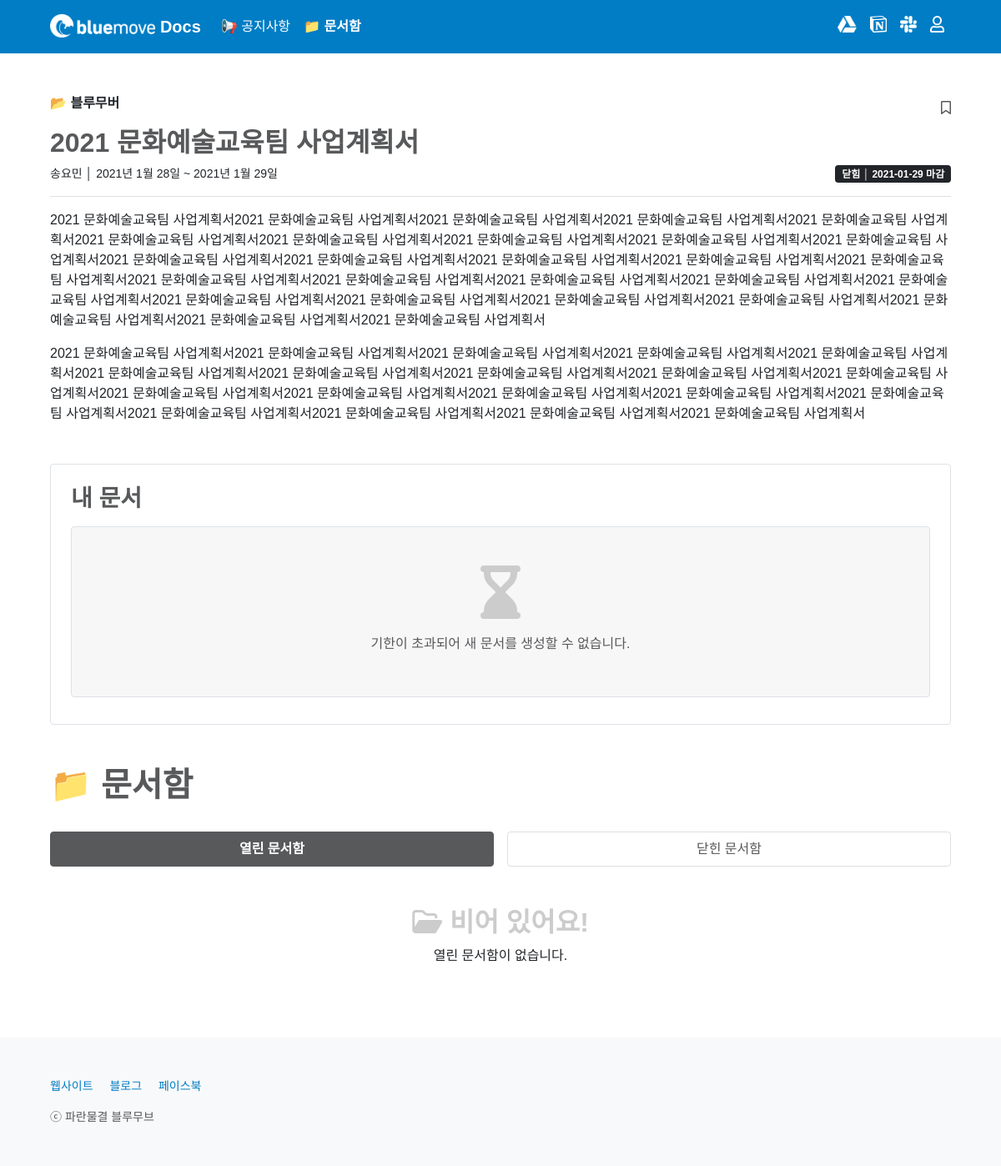
Before: /box/8/ with the older database file.
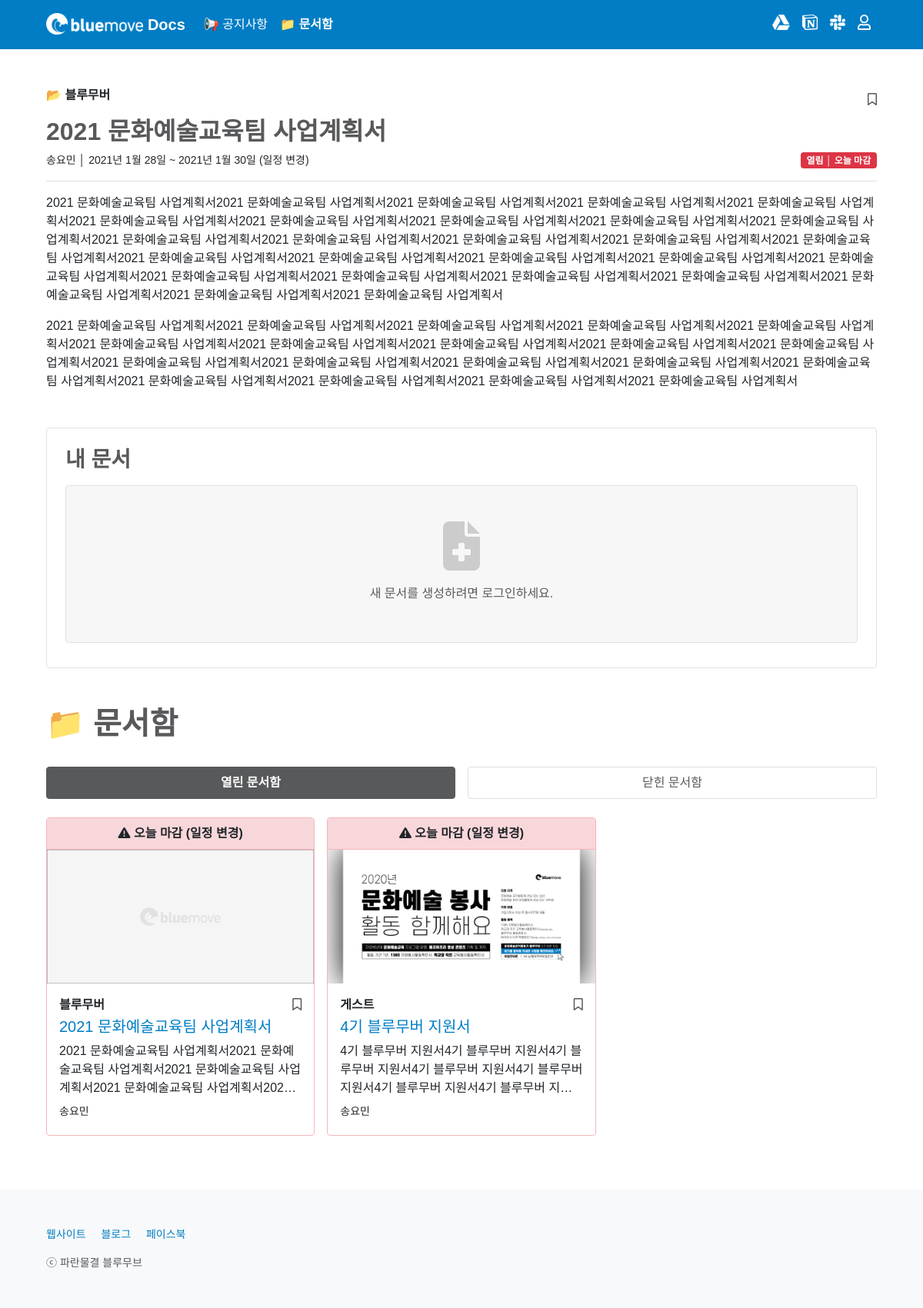
After: the same page with the newer database file.
### box/models.py (models this page shows, shortened)
class Box(models.Model):
    CATEGORY_CHOICES = {
        ('bluemover', '블루무버'),
        ('guest', '게스트'),
    }
    title = models.CharField(max_length = 50)
    writer = models.ForeignKey(User, on_delete=models.CASCADE)
    category = models.CharField(max_length = 50, choices = CATEGORY_CHOICES)
    document_id = models.CharField(max_length = 300)
    channel_id = models.CharField(max_length = 50)
    deadline = models.DateField()
    deadline_update_flag = models.BooleanField(default = False)
    content = RichTextField()
    content_update_flag = models.BooleanField(default = False)
    image = models.ImageField(upload_to='images/', null = True, blank = True)
    created_at = models.DateField(auto_now_add = True)
    updated_at = models.DateField(auto_now = True)
    box_favorite_user_set = models.ManyToManyField(User, blank = True, related_name="box_favorite_user_set", through="Favorite")
    @property
    def deadline_is_yet_to_come(self):
        return datetime.date.today() + datetime.timedelta(days = 2) <= self.deadline
    @property
    def deadline_is_tomorrow(self):
        return datetime.date.today() + datetime.timedelta(days = 1) == self.deadline
    @property
    def deadline_is_today(self):
        return datetime.date.today() == self.deadline
    @property
    def deadline_is_over(self):
        return datetime.date.today() > self.deadline

### box/views.py (the view)
# urls.py: path('<int:id>/', read, name='read'),
def read(request, id):
    if request.user.is_authenticated:
        profile = Profile.objects.get(user=request.user)
        if not profile.info_update_flag == True:
            return redirect('users:write_info', request.user.id)
        else:
            None
    else:
        None
    box = Box.objects.get(pk=id)
    opened_boxes = Box.objects.filter(deadline__gte=datetime.date.today()).order_by('deadline')
    closed_boxes = Box.objects.filter(deadline__lt=datetime.date.today()).order_by('deadline')
    page = request.GET.get('page', 1)
    opened_paginator = Paginator(opened_boxes, 9)
    closed_paginator = Paginator(closed_boxes, 9)
    try:
        opened_boxes = opened_paginator.page(page)
        closed_boxes = closed_paginator.page(page)
    except PageNotAnInteger:
        opened_boxes = opened_paginator.page(1)
        closed_boxes = closed_paginator.page(1)
    except EmptyPage:
        opened_boxes = opened_paginator.page(opened_paginator.num_pages)
        closed_boxes = closed_paginator.page(closed_paginator.num_pages)
    if request.user.is_authenticated:
        if request.user == box.writer:
            all_docs = box.docs.filter(Q(submit_flag=True) & Q(reject_flag=False) & Q(return_flag=False)).order_by('-id')
            for doc in all_docs:
                if doc.user.profile.level == 'bluemover':
                    doc_src = "https://docs.google.com/document/d/" + doc.file_id
                    r = requests.get(doc_src)
                    if not r.status_code == 200:
                        doc.delete()
                        return redirect('box:read', id=doc.box.id)
                    else:
                        None
                else:
                    None
        else:
            all_docs = box.docs.filter(user=request.user)
            for doc in all_docs:
                if doc.user.profile.level == 'bluemover':
                    doc_src = "https://docs.google.com/document/d/" + doc.file_id
                    r = requests.get(doc_src)
                    if not r.status_code == 200:
                        doc.delete()
                        return redirect('box:read', id=doc.box.id)
                    else:
                        None
                else:
                    None
    else:
        all_docs = None
    return render(request, 'box/read.html', {'box': box, 'opened_boxes': opened_boxes, 'closed_boxes': closed_boxes, 'all_docs': all_docs})

### box/templates/box/read.html (shortened to what this page needs)
{% extends 'base.html' %}
{% block content %}
{% include 'shared/_navbar4box.html' %}
<main class="px-2 px-md-5">
    <div class="container-md my-5">
        <div class="d-flex align-items-sm-center justify-content-between">
            <p style="font-weight: 600;">
                {% if box.category == 'bluemover' %}
                    📂 블루무버
                {% elif box.category == 'guest' %}
                    📂 게스트
                {% else %}
                    📂 알 수 없음
                {% endif %}
            </p>
            {% if user.is_authenticated %}
            <a class="bookmark" href="{% url 'box:box_favorite' box.id %}?next={{ request.path }}">
                {% if user in box.box_favorite_user_set.all %}
                <p class="mb-0 ps-2"><i class="fas fa-bookmark"></i></p>
                {% else %}
                <p class="mb-0 ps-2"><i class="far fa-bookmark"></i></p>
                {% endif %}
            </a>
            {% else %}
            <a type="button" class="bookmark" data-bs-toggle="modal" data-bs-target="#listloginModal">
                <p class="mb-1"><i class="far fa-bookmark"></i></p>
            </a>
            {% endif %}
        </div>
        <h2 style="font-weight: 600; color: #58595B; word-break: break-word; overflow: hidden; text-overflow: ellipsis; display: -webkit-box; -webkit-line-clamp: 3; -webkit-box-orient: vertical;">{{ box.title }}</h2>
        <div class="d-flex justify-content-sm-between" id="boxBadge4Large">
            <small>
                {{ box.writer.last_name }}{{ box.writer.first_name }}
                │
                {% if box.deadline_update_flag %}
                {{ box.created_at }} ~ {{ box.deadline }} (일정 변경)
                {% else %}
                {{ box.created_at }} ~ {{ box.deadline }}
                {% endif %}
            </small>
            <div class="d-flex align-items-stretch">
                {% if box.deadline_is_yet_to_come %}
                <span class="badge bg-primary">열림 │ {{ box.days_left_until_deadline.days }}일 후 마감</span>
                {% elif box.deadline_is_tomorrow %}
                <span class="badge bg-warning text-dark">열림 │ 내일 마감</span>
                {% elif box.deadline_is_today %}
                <span class="badge bg-danger">열림 │ 오늘 마감</span>
                {% elif box.deadline_is_over %}
                <span class="badge bg-dark">닫힘 │ {{ box.deadline|date:'Y-m-d' }} 마감</span>
                {% endif %}
            </div>
        </div>
        <hr class="text-black-50">
        <div style="word-break: break-word;">{{ box.content|safe }}</div>
    </div>
    {% if not user.is_authenticated %}
    <div class="container-md">
        <div class="container-md border rounded px-sm-4 px-3 py-4">
            <div class="d-flex justify-content-between">
                <h3 class="mb-3" style="font-weight: 600; color: #58595B;">내 문서</h3>
            </div>
            <div class="container-md border rounded text-center mb-2" style="background-color: rgba(0,0,0,.03); padding-top: 2rem; padding-bottom: 3.2rem;">
                {% if box.deadline_is_over %}
                    <span style="color: #CCCCCC; font-size: 4rem;"><i class="fas fa-hourglass-end"></i></span><br>
                    <span style="color: #58595B;">기한이 초과되어 새 문서를 생성할 수 없습니다.</span>
                {% else %}
                    <span style="color: #CCCCCC; font-size: 4rem;"><i class="fas fa-file-medical"></i></span><br>
                    <span style="color: #58595B;">새 문서를 생성하려면 로그인하세요.</span>
                {% endif %}
            </div>
        </div>
    </div>
    {% endif %}
    <div class="container-md mt-5">
        <h1 class="mb-4" style="font-weight: 600; color: #58595B;">📁 문서함</h1>
        {% include 'shared/_boxcard.html' %}
    </div>
</main>
{% endblock %}

### home/templates/base.html (shortened to what this page needs)
{% load static %}
<!doctype html>
<html lang="ko">
    <head>
        <link href="/static/css/font.css" rel="stylesheet">
        <link href="https://cdn.jsdelivr.net/npm/bootstrap@5.0.0-beta1/dist/css/bootstrap.min.css" rel="stylesheet">
    </head>
    <body>
        {% block content %}{% endblock %}
        <footer class="bd-footer px-2 py-3 p-md-5 bg-light text-center text-md-start" style="position: sticky; margin-top: 70px;">
            <div class="container-md">
                <small>
                    <ul class="bd-footer-links ps-0 mb-3">
                        <li class="d-inline-block"><a href="https://bluemove.or.kr:451" target="_blank">웹사이트</a></li>
                        <li class="d-inline-block ms-3"><a href="https://blog.naver.com/bluewavebluemove" target="_blank">블로그</a></li>
                        <li class="d-inline-block ms-3"><a href="https://fb.com/bwbluemove" target="_blank">페이스북</a></li>
                    </ul>
                    <p class="mb-0" style="color: #58595B;">ⓒ 파란물결 블루무브</p>
                </small>
            </div>
        </footer>
    </body>
</html>

### home/templates/shared/_navbar4box.html (shortened to what this page needs)
<header>
    <nav class="navbar navbar-expand-md navbar-dark px-2 px-md-5">
        <div class="container-md">
            <a class="navbar-brand" href="{% url 'home:home' %}" style="font-weight: 600;">
                <img src="/static/images/bluemovelogo.png" alt="블루무브" height="28" class="d-inline-block align-top">
                Docs
            </a>
            <div class="collapse navbar-collapse" id="navbarSupportedContent">
                <ul class="navbar-nav flex-row flex-wrap bd-navbar-nav pt-2 py-md-0">
                    <li class="nav-item col-6 col-md-auto">
                        <a class="nav-link p-2" href="{% url 'notice:main' %}">📢 공지사항</a>
                    </li>
                    <li class="nav-item col-6 col-md-auto">
                        <a class="nav-link p-2 active" aria-current="page" href="{% url 'box:main' %}">📁 문서함</a>
                    </li>
                </ul>
                {% include 'shared/_navbarside.html' %}
            </div>
        </div>
      </nav>
</header>

### home/templates/shared/_navbarside.html (shortened to what this page needs)
<ul class="navbar-nav flex-row flex-wrap ms-md-auto mb-2">
    <li class="nav-item col-6 col-md-auto">
        <a class="nav-link p-2" href="http://drive.bluemove.or.kr" target="_blank" rel="noopener">
            <img src="/static/images/googledrivelogo.png" alt="구글 드라이브" title="구글 드라이브" height="20" class="d-inline-block">
        </a>
    </li>
    <li class="nav-item col-6 col-md-auto">
        <a class="nav-link p-2" href="https://notion.so/bluemove" target="_blank" rel="noopener">
            <img src="/static/images/notionlogo.png" alt="노션" title="노션" height="20" class="d-inline-block">
        </a>
    </li>
    <li class="nav-item col-6 col-md-auto">
        <a class="nav-link p-2" href="https://bwbluemove.slack.com" target="_blank" rel="noopener">
            <img src="/static/images/slacklogo.png" alt="슬랙" title="슬랙" height="20" class="d-inline-block">
        </a>
    </li>
    {% if not user.is_authenticated %}
    <li class="nav-item col-6 col-md-auto">
        <a class="nav-link p-2" href="{% url 'account_login' %}?next={{ request.path }}">
            <img src="/static/images/account_notauth.png" alt="로그인" title="로그인" height="20" class="d-inline-block">
        </a>
    </li>
    {% endif %}
</ul>

### home/templates/shared/_boxcard.html (shortened to what this page needs)
<div class="pt-2">
    <ul class="nav nav-pills mb-3 nav-justified gap-3" id="pills-tab" role="tablist">
        <li class="nav-item mb-2" id="forBoxCSS" role="presentation">
            <a class="nav-link active" id="pills-opened-tab" data-bs-toggle="pill" href="#pills-opened" role="tab" aria-controls="pills-opened" aria-selected="true">열린 문서함</a>
        </li>
        <li class="nav-item mb-2" id="forBoxCSS" role="presentation">
            <a class="nav-link" id="pills-closed-tab" data-bs-toggle="pill" href="#pills-closed" role="tab" aria-controls="pills-closed" aria-selected="false">닫힌 문서함</a>
        </li>
    </ul>
</div>
<div class="tab-content" id="pills-tabContent">
    <div class="tab-pane fade show active" id="pills-opened" role="tabpanel" aria-labelledby="pills-opened-tab">
        <div class="row row-cols-1 row-cols-lg-3 row-cols-md-2 g-3" id="insideOpenedTab">
            {% for box in opened_boxes %}
            {% if box.deadline_is_over %}
            <div style="display: none;">
            {% else %}
            <div class="col">
            {% endif %}
                {% include 'shared/_boxcard_tabdata.html' %}
            </div>
            {% empty %}
            <div class="col" id="openedEmptyFlag"></div>
            <div class="col text-center"><br><h2 style="color: #CCCCCC; font-weight: 600;"><i class="far fa-folder-open"></i> 비어 있어요!</h2><p>열린 문서함이 없습니다.</p></div>
            {% endfor %}
        </div>
    </div>
</div>

### home/templates/shared/_boxcard_tabdata.html (shortened to what this page needs)
{% if box.deadline_is_tomorrow %}
<div class="card h-100" style="border: 1px solid #FFD969;">
{% elif box.deadline_is_today %}
<div class="card h-100" style="border: 1px solid #F5B5BC;">
{% elif box.deadline_is_over %}
<div class="card h-100" style="border: 1px solid #bcbebf;">
{% else %}
<div class="card h-100">
{% endif %}
    {% if box.deadline_is_tomorrow %}
    <div class="card-header d-flex justify-content-center" style="background-color: #fff3cd; border-bottom: 1px solid #FFD969;">
        <p class="m-0" style="font-weight: 600;">
            <i class="fas fa-exclamation-triangle"></i>
            {% if box.deadline_update_flag %}
            내일 마감 (일정 변경)
            {% else %}
            내일 마감
            {% endif %}
        </p>
    </div>
    {% elif box.deadline_is_today %}
    <div class="card-header d-flex justify-content-center" style="background-color: #f8d7da; border-bottom: 1px solid #F5B5BC;">
        <p class="m-0" style="font-weight: 600;">
            <i class="fas fa-exclamation-triangle"></i>
            {% if box.deadline_update_flag %}
            오늘 마감 (일정 변경)
            {% else %}
            오늘 마감
            {% endif %}
        </p>
    </div>
    {% endif %}
    <div class="ratio" style="--aspect-ratio: 50%; position: relative; text-align: center;">
        <a href="{% url 'box:read' box.id %}{{ request.get_full_path|cut:request.path }}" onclick="openBox{{ box.id }}({{ box.id }});">
            <img src="
                {% if box.image %}
                    {{ box.image.url }}
                {% else %}
                    /static/images/1800x900-default.png
                {% endif %}
            " class="card-img-top hide{{ box.id }}-01" alt="문서함 이미지" style="height: 100%; object-fit: cover; object-position: 50% 50%; border-top-left-radius: 0; border-top-right-radius: 0;">
        </a>
    </div>
    <div class="card-body mb-1">
        <div class="d-flex w-100 justify-content-between">
            <p class="card-text mb-1" style="font-weight: 600;">
                {% if box.category == 'bluemover' %}
                    블루무버
                {% elif box.category == 'guest' %}
                    게스트
                {% else %}
                    알 수 없음
                {% endif %}
            </p>
            {% if user.is_authenticated %}
            {% if not request.path == '/box/' %}
            <a class="bookmark" href="{% url 'box:box_favorite' box.id %}?next={{ request.get_full_path }}#boxListPosition">
            {% else %}
            <a class="bookmark" href="{% url 'box:box_favorite' box.id %}?next={{ request.get_full_path }}">
            {% endif %}
                {% if user in box.box_favorite_user_set.all %}
                <p class="mb-1"><i class="fas fa-bookmark"></i></p>
                {% else %}
                <p class="mb-1"><i class="far fa-bookmark"></i></p>
                {% endif %}
            </a>
            {% else %}
            <a type="button" class="bookmark" data-bs-toggle="modal" data-bs-target="#listloginModal">
                <p class="mb-1"><i class="far fa-bookmark"></i></p>
            </a>
            {% endif %}
        </div>
        <h5 class="card-title" style="overflow: hidden; text-overflow: ellipsis; display: -webkit-box; -webkit-line-clamp: 2; -webkit-box-orient: vertical;"><a href="{% url 'box:read' box.id %}{{ request.get_full_path|cut:request.path }}" onclick="openBox{{ box.id }}({{ box.id }});">{{ box.title }}</a></h5>
        <p class="card-text mb-2" style="overflow: hidden; text-overflow: ellipsis; display: -webkit-box; -webkit-line-clamp: 3; -webkit-box-orient: vertical;">
            {{ box.content|striptags|safe }}
        </p>
        <div class="d-flex w-100 justify-content-between">
            <small>{{ box.writer.last_name }}{{ box.writer.first_name }}</small>
        </div>
    </div>
</div>

Changed rows visible on the page:
now on one of the page's lists (row edited): Box: title "2021 문화예술교육팀 사업계획서", content "2021 문화예술교육팀 사업계획서2021 문화예술교육팀 사업계획서2021 문화예술교육팀 사업계획서2021 문화예술교육팀…", writer.last_name "송", writer.first_name "요민"
changed Box: deadline_update_flag False → True (drawn); deadline "2021년 1월 29일" → "2021년 1월 30일"; deadline "2021-01-29" → (not shown)
now on this page (row edited): Box: deadline "2021-01-30" (drawn), image (picture), category "게스트", title "4기 블루무버 지원서", content "4기 블루무버 지원서4기 블루무버 지원서4기 블루무버 지원서4기 블루무버 지원서4기 블루무버 지원서4기 블루무버 지원서4기…", writer.last_name "송", writer.first_name "요민"
Other visible differences:
text no longer shown: "닫힘 │ 마감 기한이 초과되어 새 문서를 생성할 수 없습니다. 비어 있어요! 열린 문서함이 없습니다."
text now shown: "(일정 변경) 열림 │ 오늘 마감 새 문서를 생성하려면 로그인하세요."
